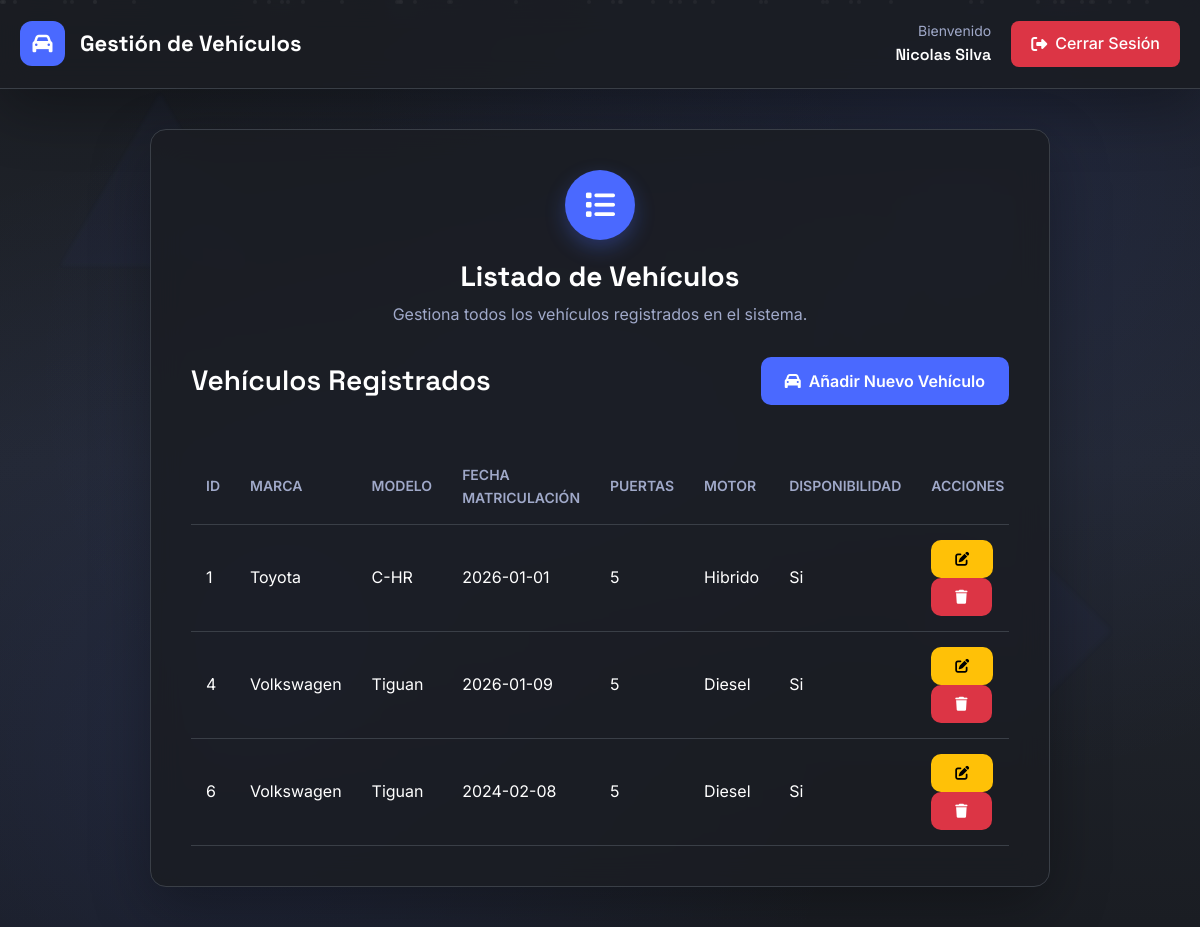
The app's page /index.php?controller=vehiculo&action=index (signed in) with its own data.
### tables this page shows
CREATE TABLE `vehiculos` (
  `id` int(11) NOT NULL,
  `marca` varchar(50) NOT NULL,
  `modelo` varchar(50) NOT NULL,
  `fecha_matriculacion` date NOT NULL,
  `puertas` tinyint(1) NOT NULL,
  `motor` enum('Diesel','Gasolina','Hibrido','Electrico') NOT NULL,
  `disponibilidad` enum('Si','No') NOT NULL
);

### controllers/VehiculoController.php (called while the page is built, shortened)
<?php
require_once __DIR__ . '/../config/Database.php';
require_once __DIR__ . '/../models/Vehiculo.php';
class VehiculoController
{
    private Vehiculo $vehiculo;
    public function __construct()
    {
        $database = new Database();
        $this->db = $database->getConnection();
        $this->vehiculo = new Vehiculo($this->db);
    }
    public function index(): void
    {
        $stmt = $this->vehiculo->read();
        $vehiculos = $stmt->fetchAll(PDO::FETCH_ASSOC);
        include __DIR__ . '/../views/vehiculos/listar.php';
    }
}

### config/Database.php (called while the page is built, shortened)
<?php
class Database
{
    private string $host     = 'localhost';
    private string $db_name  = 'loginphp';
    private string $username = 'root';
    private string $password = '';
    private ?PDO $conn = null;
    public function getConnection(): ?PDO
    {
        try {
            $dsn = "mysql:host={$this->host};dbname={$this->db_name};charset=utf8mb4";
            $this->conn = new PDO($dsn, $this->username, $this->password, [
                PDO::ATTR_ERRMODE            => PDO::ERRMODE_EXCEPTION,
                PDO::ATTR_DEFAULT_FETCH_MODE => PDO::FETCH_ASSOC,
            ]);
        } catch (PDOException $exception) {
            die('Error de conexión a la base de datos');
        }
        return $this->conn;
    }
}

### models/Vehiculo.php (called while the page is built, shortened)
<?php
class Vehiculo
{
    private PDO $conn;
    private string $table_name = 'vehiculos';
    public function __construct(PDO $db)
    {
        $this->conn = $db;
    }
    public function read()
    {
        $query = "SELECT id, marca, modelo, fecha_matriculacion, puertas, motor, disponibilidad
                  FROM {$this->table_name}
                  ORDER BY id ASC";
        $stmt = $this->conn->prepare($query);
        $stmt->execute();
        return $stmt;
    }
}

### views/vehiculos/listar.php (the view, shortened to what this page needs)
<!DOCTYPE html>
<html lang="es">
<head>
    <link href="https://cdn.jsdelivr.net/npm/bootstrap@5.3.3/dist/css/bootstrap.min.css" rel="stylesheet">
    <link rel="stylesheet" href="https://cdnjs.cloudflare.com/ajax/libs/font-awesome/6.4.0/css/all.min.css">
    <link rel="stylesheet" href="styles/crud.css">
</head>
<body>
    <div class="bg-animation"></div>
    <div class="particle-system" id="particles"></div>
    <div class="geometric-shapes">
        <div class="geo-shape triangle" style="top: 10%; left: 5%;"></div>
        <div class="geo-shape square" style="top: 60%; right: 10%;"></div>
        <div class="geo-shape circle" style="bottom: 20%; left: 15%;"></div>
    </div>
    <div class="page-container">
        <header class="page-header">
            <div class="header-content">
                <div class="logo-section">
                    <div class="logo-icon"><i class="fas fa-car"></i></div>
                    <div class="logo-text">Gestión de Vehículos</div>
                </div>
                <div class="user-section">
                    <div class="user-info">
                        <div class="user-welcome">Bienvenido</div>
                        <div class="user-name">
                            <?php if (isset($_SESSION['nombre'], $_SESSION['apellidos'])): ?>
                                <?php echo htmlspecialchars($_SESSION['nombre'] . ' ' . $_SESSION['apellidos']); ?>
                            <?php else: ?>
                                Administrador
                            <?php endif; ?>
                        </div>
                    </div>
                    <a href="index.php?controller=auth&action=logout" class="logout-btn"><i class="fas fa-sign-out-alt"></i> Cerrar Sesión</a>
                </div>
            </div>
        </header>
        <main class="page-content">
            <div class="main-card">
                <div class="main-card-header">
                    <div class="main-card-icon"><i class="fas fa-list"></i></div>
                    <h1 class="main-card-title">Listado de Vehículos</h1>
                    <p class="main-card-subtitle">Gestiona todos los vehículos registrados en el sistema.</p>
                </div>
                <div class="d-flex justify-content-between align-items-center mb-4">
                    <h3 class="mb-0">Vehículos Registrados</h3>
                    <a href="index.php?controller=vehiculo&action=create" class="btn btn-primary"><i class="fas fa-car"></i> Añadir Nuevo Vehículo</a>
                </div>
                <div class="table-responsive">
                    <table class="table-modern">
                        <thead>
                            <tr><th>ID</th><th>Marca</th><th>Modelo</th><th>Fecha Matriculación</th><th>Puertas</th><th>Motor</th><th>Disponibilidad</th><th>Acciones</th></tr>
                        </thead>
                        <tbody>
                            <?php if (!empty($vehiculos)): ?>
                                <?php foreach ($vehiculos as $vehiculo): ?>
                                    <tr>
                                        <td><?php echo htmlspecialchars($vehiculo['id']); ?></td>
                                        <td><?php echo htmlspecialchars($vehiculo['marca']); ?></td>
                                        <td><?php echo htmlspecialchars($vehiculo['modelo']); ?></td>
                                        <td><?php echo htmlspecialchars($vehiculo['fecha_matriculacion']); ?></td>
                                        <td><?php echo htmlspecialchars($vehiculo['puertas']); ?></td>
                                        <td><?php echo htmlspecialchars($vehiculo['motor']); ?></td>
                                        <td><?php echo htmlspecialchars($vehiculo['disponibilidad']); ?></td>
                                        <td>
                                            <a href="index.php?controller=vehiculo&action=edit&id=<?php echo urlencode($vehiculo['id']); ?>" class="btn btn-sm btn-warning"><i class="fas fa-edit"></i></a>
                                            <button type="button" class="btn btn-sm btn-danger" data-bs-toggle="modal" data-bs-target="#deleteModal" data-delete-url="index.php?controller=vehiculo&action=delete&id=<?php echo urlencode($vehiculo['id']); ?>" data-user-name="<?php echo htmlspecialchars($vehiculo['marca'] . ' ' . $vehiculo['modelo']); ?>"><i class="fas fa-trash"></i></button>
                                        </td>
                                    </tr>
                                <?php endforeach; ?>
                            <?php else: ?>
                                <tr><td colspan="8" class="text-center">No hay vehículos registrados.</td></tr>
                            <?php endif; ?>
                        </tbody>
                    </table>
                </div>
            </div>
        </main>
    </div>
</body>
</html>

### index.php (shortened to what this page needs)
<?php
require_once __DIR__ . '/controllers/VehiculoController.php';
$controllerName = $_GET['controller'] ?? 'auth';
$actionName     = $_GET['action'] ?? 'login';
switch ($controllerName) {
    case 'vehiculo':
        $controller = new VehiculoController();
        $controller->$actionName();
        break;
}

### records on screen
vehiculos: id "1", marca "Toyota", modelo "C-HR", fecha_matriculacion "2026-01-01", puertas "5", motor "Hibrido", disponibilidad "Si"
vehiculos: id "4", marca "Volkswagen", modelo "Tiguan", fecha_matriculacion "2026-01-09", puertas "5", motor "Diesel", disponibilidad "Si"
vehiculos: id "6", marca "Volkswagen", modelo "Tiguan", fecha_matriculacion "2024-02-08", puertas "5", motor "Diesel", disponibilidad "Si"

### other values on screen
$_SESSION['nombre'] . ' ' . $_SESSION['apellidos'] "Nicolas Silva"
